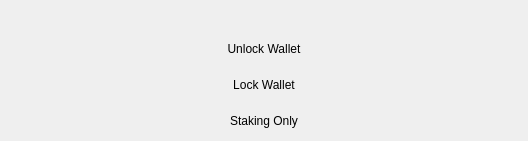
<?xml version="1.0" encoding="UTF-8"?>
<ui version="4.0">
 <class>LockUnlock</class>
 <widget class="QWidget" name="LockUnlock">
  <property name="geometry">
   <rect>
    <x>0</x>
    <y>0</y>
    <width>528</width>
    <height>141</height>
   </rect>
  </property>
  <property name="windowTitle">
   <string>Form</string>
  </property>
  <property name="styleSheet">
   <string notr="true">margin:0px; padding:0px; border:none;</string>
  </property>
  <layout class="QHBoxLayout" name="horizontalLayout_3">
   <property name="spacing">
    <number>0</number>
   </property>
   <property name="leftMargin">
    <number>0</number>
   </property>
   <property name="topMargin">
    <number>0</number>
   </property>
   <property name="rightMargin">
    <number>0</number>
   </property>
   <property name="bottomMargin">
    <number>0</number>
   </property>
   <item>
    <widget class="QWidget" name="container" native="true">
     <layout class="QVBoxLayout" name="verticalLayout_2">
      <property name="spacing">
       <number>0</number>
      </property>
      <property name="leftMargin">
       <number>0</number>
      </property>
      <property name="topMargin">
       <number>0</number>
      </property>
      <property name="rightMargin">
       <number>0</number>
      </property>
      <property name="bottomMargin">
       <number>0</number>
      </property>
      <item>
       <widget class="QGroupBox" name="groupBox">
        <property name="styleSheet">
         <string notr="true"/>
        </property>
        <layout class="QVBoxLayout" name="verticalLayout">
         <property name="spacing">
          <number>0</number>
         </property>
         <property name="leftMargin">
          <number>0</number>
         </property>
         <property name="topMargin">
          <number>0</number>
         </property>
         <property name="rightMargin">
          <number>0</number>
         </property>
         <property name="bottomMargin">
          <number>0</number>
         </property>
         <item>
          <spacer name="verticalSpacer">
           <property name="orientation">
            <enum>Qt::Vertical</enum>
           </property>
           <property name="sizeHint" stdset="0">
            <size>
             <width>20</width>
             <height>2</height>
            </size>
           </property>
          </spacer>
         </item>
         <item>
          <layout class="QHBoxLayout" name="horizontalLayout_2">
           <item>
            <widget class="QPushButton" name="pushButtonUnlocked">
             <property name="minimumSize">
              <size>
               <width>36</width>
               <height>36</height>
              </size>
             </property>
             <property name="maximumSize">
              <size>
               <width>16777215</width>
               <height>36</height>
              </size>
             </property>
             <property name="text">
              <string>Unlock Wallet</string>
             </property>
             <property name="checkable">
              <bool>true</bool>
             </property>
             <property name="checked">
              <bool>true</bool>
             </property>
             <property name="autoExclusive">
              <bool>true</bool>
             </property>
            </widget>
           </item>
          </layout>
         </item>
         <item>
          <layout class="QHBoxLayout" name="horizontalLayout_31">
           <item>
            <widget class="QPushButton" name="pushButtonLocked">
             <property name="minimumSize">
              <size>
               <width>36</width>
               <height>36</height>
              </size>
             </property>
             <property name="maximumSize">
              <size>
               <width>16777215</width>
               <height>36</height>
              </size>
             </property>
             <property name="text">
              <string>Lock Wallet</string>
             </property>
             <property name="checkable">
              <bool>true</bool>
             </property>
             <property name="autoExclusive">
              <bool>true</bool>
             </property>
            </widget>
           </item>
          </layout>
         </item>
         <item>
          <layout class="QHBoxLayout" name="horizontalLayout">
           <item>
            <widget class="QPushButton" name="pushButtonStaking">
             <property name="minimumSize">
              <size>
               <width>36</width>
               <height>36</height>
              </size>
             </property>
             <property name="maximumSize">
              <size>
               <width>16777215</width>
               <height>36</height>
              </size>
             </property>
             <property name="text">
              <string>Staking Only</string>
             </property>
             <property name="checkable">
              <bool>true</bool>
             </property>
             <property name="autoExclusive">
              <bool>true</bool>
             </property>
            </widget>
           </item>
          </layout>
         </item>
         <item>
          <spacer name="verticalSpacer_2">
           <property name="orientation">
            <enum>Qt::Vertical</enum>
           </property>
           <property name="sizeType">
            <enum>QSizePolicy::Minimum</enum>
           </property>
           <property name="sizeHint" stdset="0">
            <size>
             <width>20</width>
             <height>2</height>
            </size>
           </property>
          </spacer>
         </item>
        </layout>
       </widget>
      </item>
     </layout>
    </widget>
   </item>
  </layout>
 </widget>
 <resources/>
 <connections/>
</ui>
